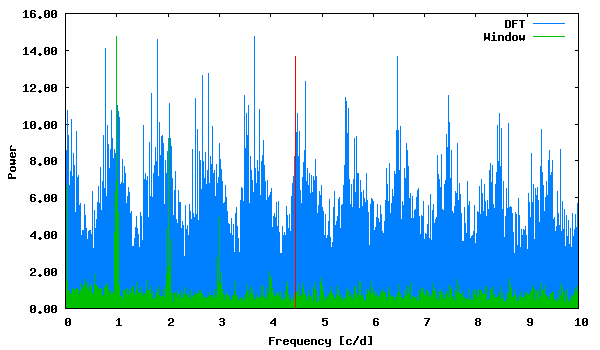

Write the gnuplot code that produced this figure.
set term png size 600,350 medium
set colors classic
set output "phase_lc_15.deeming.png"
set xlabel "Frequency [c/d]"
set ylabel "Power"
set format y "%5.2f"
plot "deeming.periodogram" using 1:2 with lines linecolor 3 title "DFT", "deeming.periodogram" using 1:3 with lines linecolor 2 title "Window", "<echo '4.483392 13.66738192'" with impulses linecolor 1 title ""
 
